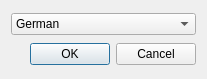
<?xml version="1.0" encoding="UTF-8"?>
<ui version="4.0">
 <class>LanguageDialog</class>
 <widget class="QWidget" name="LanguageDialog">
  <property name="geometry">
   <rect>
    <x>0</x>
    <y>0</y>
    <width>207</width>
    <height>79</height>
   </rect>
  </property>
  <property name="windowTitle">
   <string>Language</string>
  </property>
  <layout class="QGridLayout" name="gridLayout">
   <item row="0" column="0">
    <widget class="QComboBox" name="comboBox">
     <item>
      <property name="text">
       <string>German</string>
      </property>
     </item>
     <item>
      <property name="text">
       <string>English</string>
      </property>
     </item>
    </widget>
   </item>
   <item row="1" column="0">
    <widget class="QDialogButtonBox" name="buttonBox">
     <property name="standardButtons">
      <set>QDialogButtonBox::Cancel|QDialogButtonBox::Ok</set>
     </property>
    </widget>
   </item>
  </layout>
 </widget>
 <resources/>
 <connections/>
</ui>
